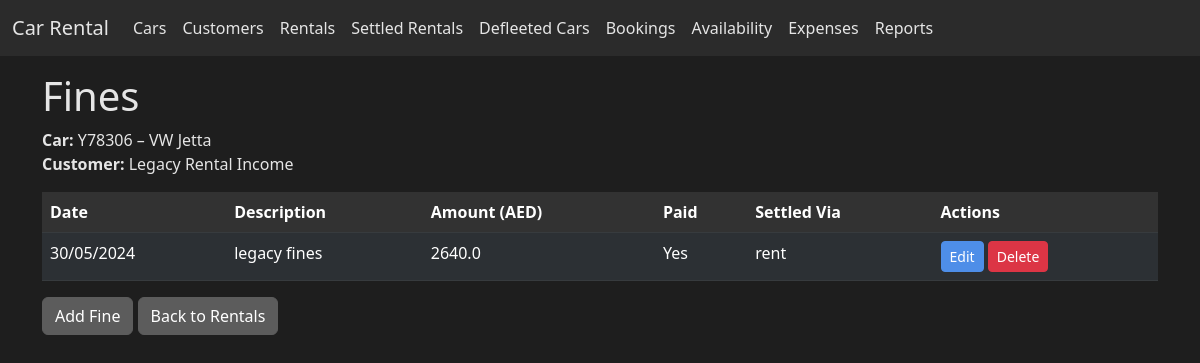
The page /fines/rental/25 on the database its author committed.
### app.py (models this page shows, shortened)
class Car(db.Model):
    id = db.Column(db.Integer, primary_key=True)
    model = db.Column(db.String(120), nullable=False)
    model_year = db.Column(db.Integer)
    licence_plate = db.Column(db.String(20), unique=True)
    colour = db.Column(db.String(50))
    mileage_at_purchase = db.Column(db.Integer)
    purchase_price = db.Column(db.Float)
    initial_investment = db.Column(db.Float)
    salik_tag = db.Column(db.String(50))
    registration_date = db.Column(db.Date)
    tracker_installed = db.Column(db.Boolean, default=False)
    passing_cost = db.Column(db.Float)
    registration_cost = db.Column(db.Float)
    insurance_cost = db.Column(db.Float)
    planned_rent = db.Column(db.Float)
    rentals = db.relationship('Rental', back_populates='car')
    expenses = db.relationship('Expense', back_populates='car')
    fines = db.relationship('Fine', back_populates='car')
    damages = db.relationship('Damage', back_populates='car')

class Customer(db.Model):
    id = db.Column(db.Integer, primary_key=True)
    name = db.Column(db.String(120), nullable=False)
    phone = db.Column(db.String(50))
    address = db.Column(db.Text)
    passport_file = db.Column(db.String(200))  # filename of uploaded passport
    license_file = db.Column(db.String(200))   # filename of uploaded licence
    rentals = db.relationship('Rental', back_populates='customer')
    fines = db.relationship('Fine', back_populates='customer')
    damages = db.relationship('Damage', back_populates='customer')

class Fine(db.Model):
    id = db.Column(db.Integer, primary_key=True)
    car_id = db.Column(db.Integer, db.ForeignKey('car.id'))
    customer_id = db.Column(db.Integer, db.ForeignKey('customer.id'))
    date = db.Column(db.Date, default=datetime.utcnow)
    description = db.Column(db.Text)
    amount = db.Column(db.Float)
    paid = db.Column(db.Boolean, default=False)
    settled_via = db.Column(db.String(50))  # rent or deposit
    car = db.relationship('Car', back_populates='fines')
    customer = db.relationship('Customer', back_populates='fines')

### app.py (the view)
@app.route('/fines/rental/<int:rental_id>')
def list_fines_for_rental(rental_id: int):
    rental = Rental.query.get_or_404(rental_id)
    fines = [f for f in rental.customer.fines if f.car_id == rental.car_id]
    return render_template('fines_list.html', rental=rental, fines=fines)

### templates/fines_list.html (shortened to what this page needs)
{% extends 'base.html' %}
{% block content %}
<h1>Fines</h1>
<p><strong>Car:</strong> {{ rental.car.licence_plate }} – {{ rental.car.model }}<br>
<strong>Customer:</strong> {{ rental.customer.name }}</p>
<table class="table table-dark table-striped">
  <thead><tr><th>Date</th><th>Description</th><th>Amount (AED)</th><th>Paid</th><th>Settled Via</th><th>Actions</th></tr></thead>
  <tbody>
    {% for f in fines %}
    <tr>
      <td>{{ f.date.strftime('%d/%m/%Y') }}</td>
      <td>{{ f.description }}</td>
      <td>{{ f.amount }}</td>
      <td>{{ 'Yes' if f.paid else 'No' }}</td>
      <td>{{ f.settled_via }}</td>
      <td>
        <a href="{{ url_for('edit_fine', fine_id=f.id) }}" class="btn btn-sm btn-primary">Edit</a>
        <form action="{{ url_for('delete_fine', fine_id=f.id) }}" method="post" style="display:inline" onsubmit="return confirm('Delete this fine?');">
          <button type="submit" class="btn btn-sm btn-danger">Delete</button>
        </form>
      </td>
    </tr>
    {% endfor %}
  </tbody>
</table>
<a href="{{ url_for('add_fine', car_id=rental.car.id, customer_id=rental.customer.id) }}" class="btn btn-secondary">Add Fine</a>
<a href="{{ url_for('list_rentals') }}" class="btn btn-secondary">Back to Rentals</a>
{% endblock %}

### static/style.css (style rules this page uses)
body { background-color: #1e1e1e; color: #e5e5e5; }
a { color: #6ab7ff; }
.table { color: #e5e5e5; }
.table th { background-color: #323232; color: #ffffff; }
.table-striped tbody tr:nth-of-type(odd) { background-color: #2a2a2a; }
.btn-primary { background-color: #4e8ee8; border-color: #4e8ee8; }
.btn-secondary { background-color: #5c5c5c; border-color: #5c5c5c; }
.btn-danger { background-color: #dc3545; border-color: #dc3545; color: #ffffff; }

### rows shown on the page
Car: car.licence_plate "Y78306", car.model "VW Jetta"
Customer: customer.name "Legacy Rental Income"
Fine: date "30/05/2024", description "legacy fines", amount "2640.0", paid "Yes", settled_via "rent"
